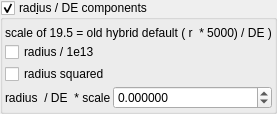
                 <widget class="MyGroupBox" name="groupCheck_fractal_coloring_rad_div_de_enabled_false">
                  <property name="toolTip">
                   <string>&lt;html&gt;&lt;head/&gt;&lt;body&gt;&lt;p&gt;ColorValue is derived from the radius of the point divided by the DE value, at termination.&lt;/p&gt;&lt;p&gt;Radius derived changes in colorValue are often inside the fractal. Can use with pseudoKleinian type structures.&lt;/p&gt;&lt;/body&gt;&lt;/html&gt;</string>
                  </property>
                  <property name="title">
                   <string>rad&amp;ius / DE components</string>
                  </property>
                  <property name="checkable">
                   <bool>true</bool>
                  </property>
                  <layout class="QVBoxLayout" name="verticalLayout_36" stretch="0,0,0,0">
                   <property name="spacing">
                    <number>2</number>
                   </property>
                   <property name="leftMargin">
                    <number>2</number>
                   </property>
                   <property name="topMargin">
                    <number>6</number>
                   </property>
                   <property name="rightMargin">
                    <number>2</number>
                   </property>
                   <property name="bottomMargin">
                    <number>2</number>
                   </property>
                   <item>
                    <widget class="QLabel" name="label_84">
                     <property name="font">
                      <font>
                       <weight>50</weight>
                       <bold>false</bold>
                      </font>
                     </property>
                     <property name="text">
                      <string>scale of 19.5 = old hybrid default ( r  * 5000) / DE )</string>
                     </property>
                    </widget>
                   </item>
                   <item>
                    <widget class="MyCheckBox" name="checkBox_fractal_coloring_rad_div_de_1e13_false">
                     <property name="text">
                      <string notr="true">radius / 1e13</string>
                     </property>
                    </widget>
                   </item>
                   <item>
                    <widget class="MyCheckBox" name="checkBox_fractal_coloring_rad_div_de_squared_false">
                     <property name="text">
                      <string notr="true">radius squared</string>
                     </property>
                    </widget>
                   </item>
                   <item>
                    <layout class="QGridLayout" name="gridLayout_19" columnstretch="0,1">
                     <property name="spacing">
                      <number>2</number>
                     </property>
                     <item row="1" column="1">
                      <widget class="MyDoubleSpinBox" name="spinbox_fractal_coloring_rad_div_de_weight">
                       <property name="sizePolicy">
                        <sizepolicy hsizetype="Minimum" vsizetype="Maximum">
                         <horstretch>0</horstretch>
                         <verstretch>0</verstretch>
                        </sizepolicy>
                       </property>
                       <property name="prefix">
                        <string/>
                       </property>
                       <property name="suffix">
                        <string/>
                       </property>
                       <property name="decimals">
                        <number>6</number>
                       </property>
                       <property name="minimum">
                        <double>-99999.999899999995250</double>
                       </property>
                       <property name="maximum">
                        <double>99999.999899999995250</double>
                       </property>
                       <property name="singleStep">
                        <double>0.100000000000000</double>
                       </property>
                      </widget>
                     </item>
                     <item row="1" column="0">
                      <widget class="QLabel" name="label_53">
                       <property name="text">
                        <string>radius  / DE  * scale</string>
                       </property>
                      </widget>
                     </item>
                    </layout>
                   </item>
                  </layout>
                 </widget>
